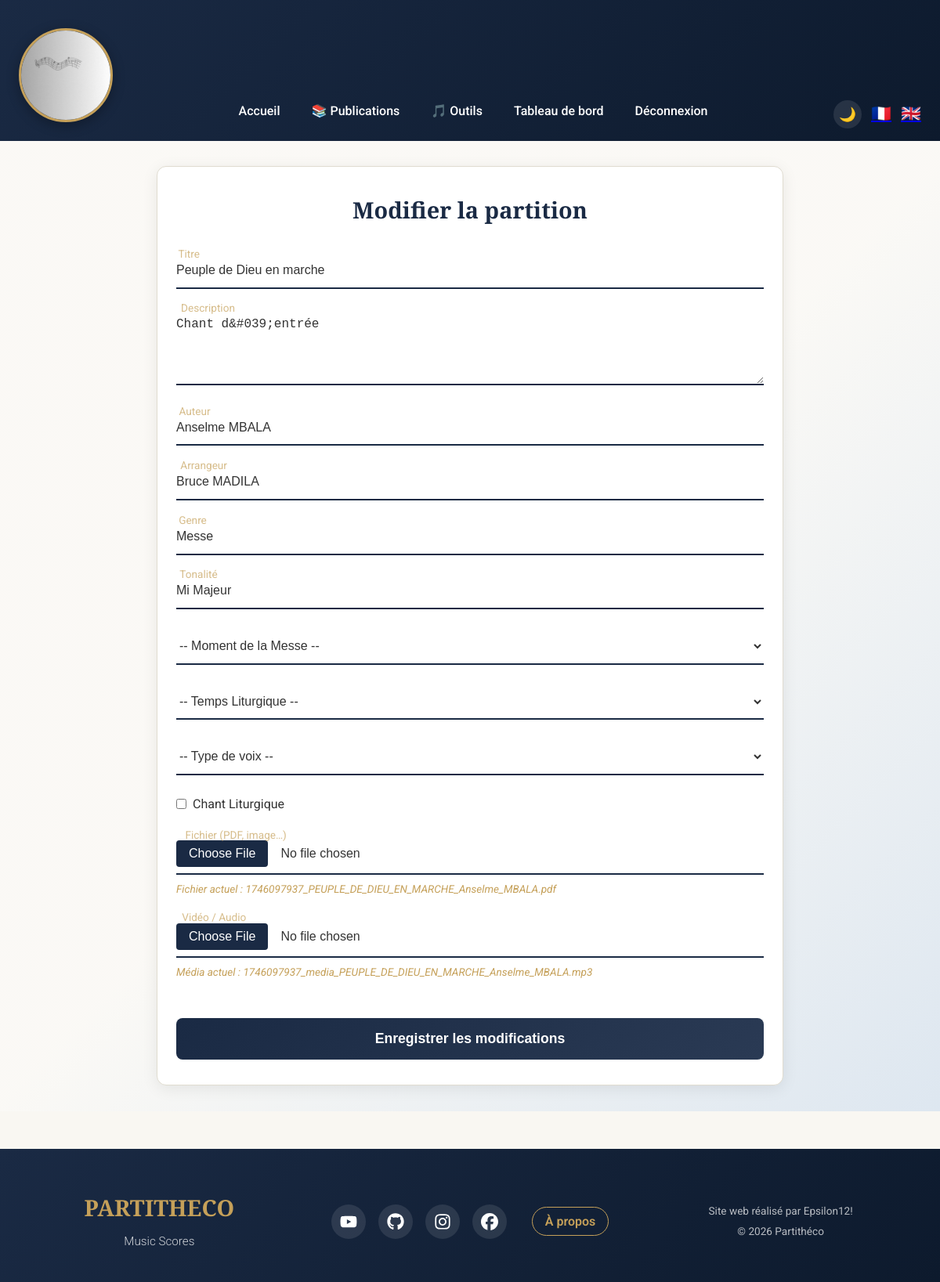
The app's page /edit.php?id=8&lang=fr (signed in) with its own data.
### tables this page shows
CREATE TABLE projects (
                id INTEGER PRIMARY KEY AUTOINCREMENT,
                user_id INTEGER NOT NULL,
                title TEXT NOT NULL,
                description TEXT NOT NULL,
                thumbnail TEXT,
                date_publication DATETIME DEFAULT CURRENT_TIMESTAMP, media TEXT, author TEXT, arranger TEXT, genre TEXT, tonality TEXT, moment_messe TEXT, temps_liturgique TEXT, is_liturgical BOOLEAN DEFAULT 0, voix TEXT,
                FOREIGN KEY(user_id) REFERENCES users(id)
            );

### assets/locales/trad.php (called while the page is built, shortened)
<?php
$lang = $_SESSION['lang']
         ?? ($_COOKIE['lang'] ?? 'fr');

### classes/Database.php (called while the page is built, shortened)
<?php
class Database {
    private PDO $pdo;
    public function __construct(string $dbPath = __DIR__ . '/../db.sqlite') {
        if (isset($_ENV['DB_HOST']) && !empty($_ENV['DB_HOST'])) {
            $dsn = "pgsql:host=" . $_ENV['DB_HOST'] . ";port=5432;dbname=" . $_ENV['DB_NAME'];
            $this->pdo = new PDO($dsn, $_ENV['DB_USER'], $_ENV['DB_PASS']);
        } else {
            $this->pdo = new PDO('sqlite:' . $dbPath);
        }
        $this->pdo->setAttribute(PDO::ATTR_ERRMODE, PDO::ERRMODE_EXCEPTION);
    }
    public function getPDO(): PDO {
        return $this->pdo;
    }
}

### classes/Project.php (called while the page is built, shortened)
<?php
class Project {
    private PDO $pdo;
    public function __construct(PDO $pdo) {
        $this->pdo = $pdo;
    }
    public function getProjectById(int $id): ?array {
        $stmt = $this->pdo->prepare("
            SELECT
              p.*,
              u.username AS publisher
            FROM projects p
            JOIN users    u ON p.user_id = u.id
            WHERE p.id = :id
        ");
        $stmt->bindValue(':id', (int) $id, PDO::PARAM_INT);
        $stmt->execute();
        $res = $stmt->fetch(PDO::FETCH_ASSOC);
        return $res ?: null;
    }
}

### edit.php (the view, shortened to what this page needs)
<?php
$projectId = (int)($_GET['id'] ?? 0);
require_once __DIR__ . '/assets/locales/trad.php';
$db         = new Database();
$projectObj = new Project($db->getPDO());
$project    = $projectObj->getProjectById($projectId);
$title       = $project['title'];
$description = $project['description'];
$author      = $project['author'];
$arranger    = $project['arranger'];
$genre       = $project['genre'];
$tonality    = $project['tonality'];
$thumbnail   = $project['thumbnail'];
$media       = $project['media'];
$is_lit      = $project['is_liturgical'] ?? 0;
include 'includes/header.php';
include 'includes/navbar.php';
?>
<main>
  <section class="animated-form create-section">
    <h1>Modifier la partition</h1>
    <?php $delay = 0.1; ?>
    <form action="edit.php?id=<?= $projectId ?>&lang=<?= htmlspecialchars($lang) ?>"
          method="post"
          enctype="multipart/form-data"
          novalidate>
      <div class="form-group" style="--delay:<?= $delay ?>s">
        <input type="text" id="title" name="title"
               placeholder=" " value="<?= htmlspecialchars($title) ?>"
               required maxlength="100">
        <label for="title">Titre</label>
        <div class="form-line"></div><p class="error-message"></p>
      </div>
      <?php $delay += 0.1; ?>
      <div class="form-group" style="--delay:<?= $delay ?>s">
        <textarea id="description" name="description"
                  rows="4" placeholder=" "
                  required><?= htmlspecialchars($description) ?></textarea>
        <label for="description">Description</label>
        <div class="form-line"></div><p class="error-message"></p>
      </div>
      <?php $delay += 0.1; ?>
      <div class="form-group" style="--delay:<?= $delay ?>s">
        <input type="text" id="author" name="author"
               placeholder=" " value="<?= htmlspecialchars($author ?? '') ?>">
        <label for="author">Auteur</label>
        <div class="form-line"></div><p class="error-message"></p>
      </div>
      <?php $delay += 0.1; ?>
      <div class="form-group" style="--delay:<?= $delay ?>s">
        <input type="text" id="arranger" name="arranger"
               placeholder=" " value="<?= htmlspecialchars($arranger ?? '') ?>">
        <label for="arranger">Arrangeur</label>
        <div class="form-line"></div><p class="error-message"></p>
      </div>
      <?php $delay += 0.1; ?>
      <div class="form-group" style="--delay:<?= $delay ?>s">
        <input type="text" id="genre" name="genre"
               placeholder=" " value="<?= htmlspecialchars($genre ?? '') ?>">
        <label for="genre">Genre</label>
        <div class="form-line"></div><p class="error-message"></p>
      </div>
      <?php $delay += 0.1; ?>
      <div class="form-group" style="--delay:<?= $delay ?>s">
        <input type="text" id="tonality" name="tonality"
               placeholder=" " value="<?= htmlspecialchars($tonality ?? '') ?>">
        <label for="tonality">Tonalité</label>
        <div class="form-line"></div><p class="error-message"></p>
      </div>
      <?php $delay += 0.1; ?>
      <div class="form-group" style="--delay:<?= $delay ?>s">
        <select id="moment_messe" name="moment_messe" class="lit-select">
            <option value="">-- Moment de la Messe --</option>
        </select>
      </div>
      <?php $delay += 0.1; ?>
      <div class="form-group" style="--delay:<?= $delay ?>s">
        <select id="temps_liturgique" name="temps_liturgique" class="lit-select">
            <option value="">-- Temps Liturgique --</option>
        </select>
      </div>
      <?php $delay += 0.1; ?>
      <div class="form-group" style="--delay:<?= $delay ?>s">
        <select id="voix" name="voix" class="lit-select">
            <option value="">-- Type de voix --</option>
        </select>
      </div>
      <?php $delay += 0.1; ?>
      <div class="form-group" style="--delay:<?= $delay ?>s">
        <label>
            <input type="checkbox" name="is_liturgical" value="1" <?= $is_lit ? 'checked' : '' ?>>
            Chant Liturgique
        </label>
      </div>
      <?php $delay += 0.1; ?>
      <div class="form-group" style="--delay:<?= $delay ?>s">
        <input type="file" id="file" name="file" placeholder=" ">
        <label for="file">Fichier (PDF, image…)</label>
        <div class="form-line"></div><p class="error-message"></p>
        <?php if ($thumbnail): ?>
          <p class="current-file">Fichier actuel : <?= htmlspecialchars($thumbnail) ?></p>
        <?php endif; ?>
      </div>
      <?php $delay += 0.1; ?>
      <div class="form-group" style="--delay:<?= $delay ?>s">
        <input type="file" id="media" name="media" placeholder=" ">
        <label for="media">Vidéo / Audio</label>
        <div class="form-line"></div><p class="error-message"></p>
        <?php if ($media): ?>
          <p class="current-file">Média actuel : <?= htmlspecialchars($media) ?></p>
        <?php endif; ?>
      </div>
      <?php $delay += 0.1; ?>
      <button type="submit" class="form-btn" style="--delay:<?= $delay ?>s">
        Enregistrer les modifications
      </button>
    </form>
  </section>
</main>
<?php include 'includes/footer.php'; ?>

### assets/css/base.css (style rules this page uses)
:root { --color-lit-night: #1a2a44; --color-lit-gold: #c5a059; --color-lit-white: #f9f7f2; --color-lit-accent: #8e2424; --primary-light: var(--color-lit-night); --text-action: var(--color-lit-accent); --background: var(--color-lit-white); --font-family: 'Roboto', Arial, sans-serif; --card-bg: #ffffff; --text-color: #333333; --border-color: #e0dcd0; --navbar-shadow: rgba(0,0,0,0.15); --skeleton-bg: #e8e4dc; }
*, *::before, *::after { box-sizing: border-box; margin: 0; padding: 0; }
html, body { height: 100%; }
body { display: flex; flex-direction: column; min-height: 100vh; font-family: var(--font-family); background-color: var(--background); color: var(--text-color); line-height: 1.6; transition: background-color 0.3s, color 0.3s; }
main { flex: 1; position: relative; z-index: 0; transition: background 0.3s; }
main { background: linear-gradient( 135deg, rgba(255, 255, 255, 0.272) 50%, rgba(220,230,240,0.95) 100% ); }

### assets/css/forms.css (style rules this page uses)
.animated-form { width: 90%; max-width: 800px; margin: 2rem auto; padding: 2rem 1.5rem; background: var(--card-bg); border-radius: 12px; box-shadow: 0 4px 20px rgba(0,0,0,0.08); }
.animated-form h1 { font-family: var(--font-family-serif); color: var(--color-lit-night); text-align: center; margin-bottom: 2rem; font-size: 1.8rem; }
.form-group { position: relative; margin-bottom: 1.5rem; opacity: 0; transform: translateY(20px); animation: fadeInUp 0.6s ease-out forwards; animation-delay: var(--delay, 0s); }
.form-group input, .form-group textarea, .form-group select { width: 100%; border: none; border-bottom: 2px solid var(--color-lit-night); padding: 0.8rem 0; background: transparent; font-size: 1rem; color: var(--text-color); outline: none; transition: border-color 0.3s ease; }
.form-group input::placeholder, .form-group textarea::placeholder { color: #999; font-style: italic; }
.form-group label { position: absolute; top: 0.8rem; left: 0; font-size: 1rem; color: var(--text-color); opacity: 0.7; pointer-events: none; transition: transform 0.3s, font-size 0.3s, color 0.3s, opacity 0.3s; }
.form-group input:focus + label, .form-group input:not(:placeholder-shown) + label, .form-group textarea:focus + label, .form-group textarea:not(:placeholder-shown) + label { transform: translateY(-1.5rem) scale(0.85); color: var(--color-lit-gold); }
.form-line { position: absolute; bottom: 0; left: 0; width: 100%; height: 2px; overflow: hidden; }
.form-line::before { content: ""; position: absolute; width: 100%; height: 100%; background: var(--color-lit-gold); transform: scaleX(0); transform-origin: left; transition: transform 0.3s ease; }
.form-btn { margin-top: 1.5rem; width: 100%; padding: 1rem 2rem; background: linear-gradient(135deg, var(--color-lit-night) 0%, #2a3a54 100%); color: white; border: none; border-radius: 8px; font-size: 1.1rem; font-weight: 600; cursor: pointer; transition: all 0.3s ease; }
.create-section { border: 1px solid var(--border-color); }
.form-group input[type="checkbox"] { width: auto; margin-right: 0.5rem; accent-color: var(--color-lit-gold); }
.form-group input[type="checkbox"] + label, .form-group label:has(input[type="checkbox"]) { position: static; display: inline-flex; align-items: center; opacity: 1; cursor: pointer; }
.form-group input[type="file"] { padding: 0.5rem 0; }

### assets/css/liturgique.css (style rules this page uses)
:root { --color-lit-night: #1a2a44; --color-lit-gold: #c5a059; --color-lit-white: #f9f7f2; --color-lit-accent: #8e2424; --primary-light: var(--color-lit-night); --text-action: var(--color-lit-accent); --background: var(--color-lit-white); --card-bg: #ffffff; --text-color: #333333; --border-color: #e0dcd0; --font-family-serif: 'Playfair Display', serif; --font-family-sans: 'Roboto', sans-serif; --font-family: var(--font-family-sans); }
body { font-family: var(--font-family); background-color: var(--background); color: var(--text-color); }
h1, h2, h3, .navbar-brand { font-family: var(--font-family-serif); font-weight: 700; }
.lit-select { width: 100%; border: none; border-bottom: 2px solid var(--primary-light); padding: 0.8rem 0; background: transparent; font-size: 1rem; color: var(--text-color); outline: none; cursor: pointer; }
.lit-select option { background-color: var(--card-bg); color: var(--text-color); }
.current-file { font-size: 0.85rem; color: var(--color-lit-gold); margin-top: 0.5rem; font-style: italic; }

### records on screen
projects: title "Peuple de Dieu en marche", description "Chant d&#039;entrée", author "Anselme MBALA", arranger "Bruce MADILA", genre "Messe", tonality "Mi Majeur", thumbnail "1746097937_PEUPLE_DE_DIEU_EN_MARCHE_Anselme_MBALA.pdf", media "1746097937_media_PEUPLE_DE_DIEU_EN_MARCHE_Anselme_MBALA.mp3"

### other values on screen
$t['nav']['home'] "Accueil"
$t['nav']['admin'] "Tableau de bord"
$t['nav']['logout'] "Déconnexion"
$t['nav']['about'] "À propos"
$t['footer']['credits'] "Site web réalisé par Epsilon12!"
